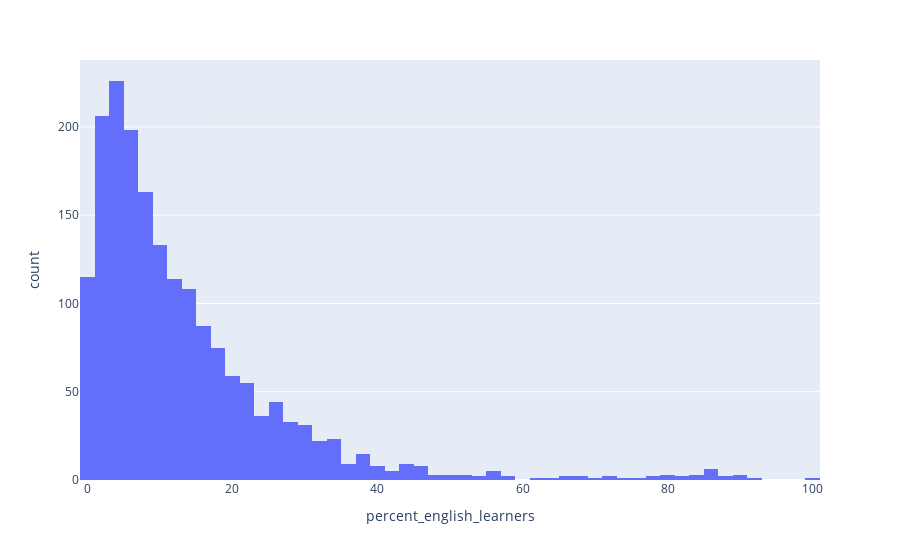

Notebook source saved alongside this figure:
### Markdown cell above
#### Task 2C. Create a histogram to view the distribution of the percentage of students who are learning English as a second language in NYC’s public high schools.
<span style='background :#FFF59E'>**Hint:** Now you'll need to use the `percent_english_learners` column of your DataFrame. </span>

### Code cell
# Plot the data showing the % of students who are learning English as a second language in schools
hist3 = px.histogram(schools, x='percent_english_learners')
hist3

### Figure 1 — Plotly figure (JSON) as saved in the notebook; plotly's stock layout.template omitted (floating-point values rounded to 4 significant figures; data arrays with more than 128 entries replaced by an {"elided": "..."} marker saying what was removed)
{"data": [{"alignmentgroup": "True", "bingroup": "x", "hovertemplate": "percent_english_learners=%{x}<br>count=%{y}<extra></extra>", "legendgroup": "", "marker": {"color": "#636efa", "pattern": {"shape": ""}}, "name": "", "offsetgroup": "", "orientation": "v", "showlegend": false, "type": "histogram", "x": {"elided": "1834 float values"}, "xaxis": "x", "yaxis": "y"}], "layout": {"autosize": true, "barmode": "relative", "legend": {"tracegroupgap": 0}, "margin": {"t": 60}, "xaxis": {"anchor": "y", "autorange": true, "domain": [0, 1], "range": [-1, 101], "title": {"text": "percent_english_learners"}, "type": "linear"}, "yaxis": {"anchor": "x", "autorange": true, "domain": [0, 1], "range": [0, 237.9], "title": {"text": "count"}}}}
